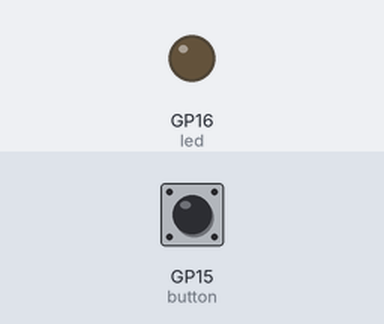
A program run on a simulated Raspberry Pi Pico running MicroPython. Parts: output pins drawn as LEDs (lit = HIGH). The inputs (shaded band) are chosen by the test bench; at power-on: GP15 (button) LOW.

Above: at 1.2 s.
1.3 s: GP15 (button) pulled HIGH for 0.15 s
At 1.37 s:
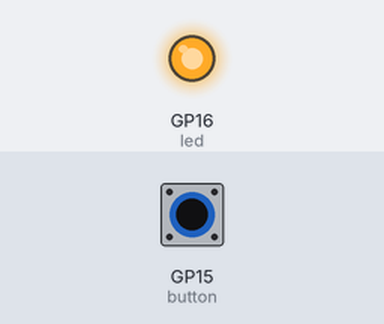
2.9 s: GP15 (button) pulled HIGH for 3.2 s
At 6.4 s:
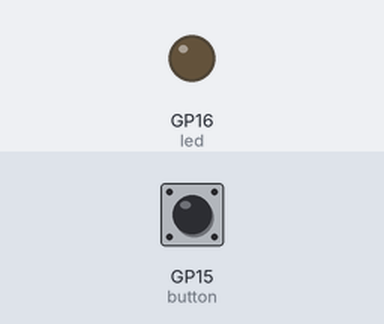
Timing chart, 0 to 7.9 s (numbered marks = the images above; inputs shaded):
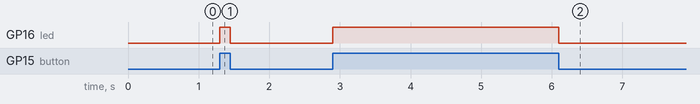

The program:

pico_2.py
```python
from machine import Pin
import time

#setup pin 15 as an imput with pulldown resistor
button = Pin(15, Pin.IN, Pin.PULL_DOWN)
led = Pin(16, Pin.OUT)

while True:
    #if button is pressed turn led on
    if button.value() == 1:
        led.value(1)

    else:
        led.value(0)
```

Measured:
- after the input at 1.3 s, GP16 (led): LOW → HIGH at once, → LOW 0.15 s later
- after the input at 2.9 s, GP16 (led): LOW → HIGH at once, → LOW 3.2 s later
